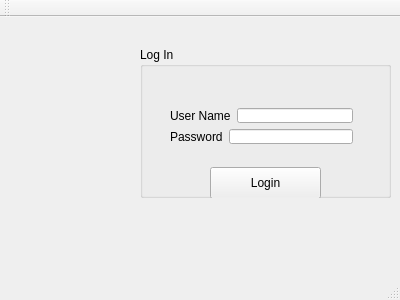
<?xml version="1.0" encoding="UTF-8"?>
<ui version="4.0">
 <class>MainWindow</class>
 <widget class="QMainWindow" name="MainWindow">
  <property name="geometry">
   <rect>
    <x>0</x>
    <y>0</y>
    <width>400</width>
    <height>300</height>
   </rect>
  </property>
  <property name="windowTitle">
   <string>MainWindow</string>
  </property>
  <widget class="QWidget" name="centralWidget">
   <widget class="QGroupBox" name="groupBox">
    <property name="geometry">
     <rect>
      <x>140</x>
      <y>30</y>
      <width>251</width>
      <height>151</height>
     </rect>
    </property>
    <property name="title">
     <string>Log In</string>
    </property>
    <widget class="QPushButton" name="pushButton">
     <property name="geometry">
      <rect>
       <x>70</x>
       <y>120</y>
       <width>111</width>
       <height>32</height>
      </rect>
     </property>
     <property name="text">
      <string>Login</string>
     </property>
    </widget>
    <widget class="QWidget" name="">
     <property name="geometry">
      <rect>
       <x>19</x>
       <y>50</y>
       <width>205</width>
       <height>58</height>
      </rect>
     </property>
     <layout class="QVBoxLayout" name="verticalLayout">
      <item>
       <layout class="QHBoxLayout" name="horizontalLayout">
        <item>
         <widget class="QLabel" name="label">
          <property name="text">
           <string>User Name</string>
          </property>
          <property name="buddy">
           <cstring>Username</cstring>
          </property>
         </widget>
        </item>
        <item>
         <widget class="QLineEdit" name="Username"/>
        </item>
       </layout>
      </item>
      <item>
       <layout class="QHBoxLayout" name="horizontalLayout_2">
        <item>
         <widget class="QLabel" name="label_2">
          <property name="text">
           <string>Password</string>
          </property>
          <property name="buddy">
           <cstring>Password</cstring>
          </property>
         </widget>
        </item>
        <item>
         <widget class="QLineEdit" name="Password">
          <property name="echoMode">
           <enum>QLineEdit::Password</enum>
          </property>
         </widget>
        </item>
       </layout>
      </item>
     </layout>
    </widget>
   </widget>
   <widget class="QLabel" name="label_pic">
    <property name="geometry">
     <rect>
      <x>20</x>
      <y>40</y>
      <width>111</width>
      <height>131</height>
     </rect>
    </property>
    <property name="text">
     <string/>
    </property>
   </widget>
  </widget>
  <widget class="QMenuBar" name="menuBar">
   <property name="geometry">
    <rect>
     <x>0</x>
     <y>0</y>
     <width>400</width>
     <height>22</height>
    </rect>
   </property>
  </widget>
  <widget class="QToolBar" name="mainToolBar">
   <attribute name="toolBarArea">
    <enum>TopToolBarArea</enum>
   </attribute>
   <attribute name="toolBarBreak">
    <bool>false</bool>
   </attribute>
  </widget>
  <widget class="QStatusBar" name="statusBar"/>
 </widget>
 <layoutdefault spacing="6" margin="11"/>
 <tabstops>
  <tabstop>Username</tabstop>
  <tabstop>Password</tabstop>
  <tabstop>pushButton</tabstop>
 </tabstops>
 <resources/>
 <connections/>
</ui>
